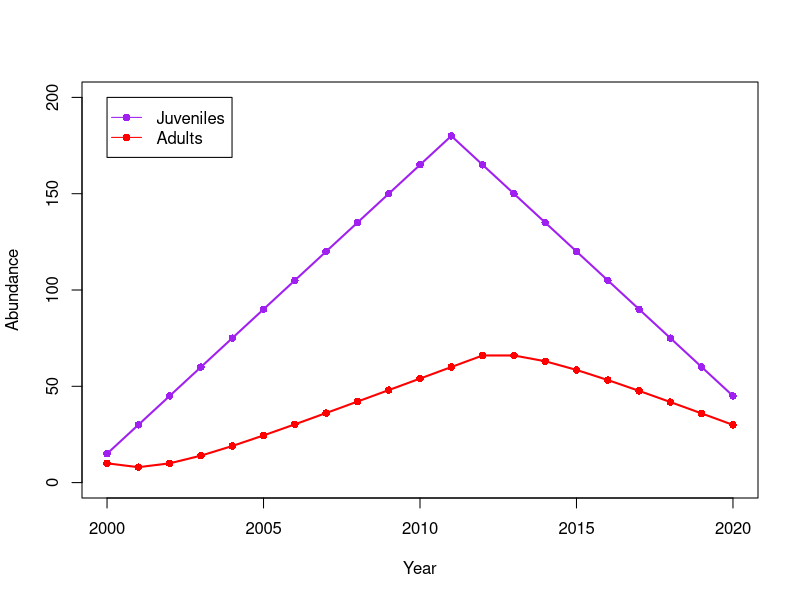

Recreate this plot in R.

year <- 2000:2020 # A vector of integers
year # Type the name of an object to see its values

nYears <- length(year)
nYears

Juveniles <- rep(NA, nYears) #create empty variable
Juveniles[1] <- 15

#juvenile loop
for(t in 2:12) {
  Juveniles[t] <- Juveniles[t-1] +15
}

for(t in 13:21) {
  Juveniles[t] <- Juveniles[t-1] -15
}

Juveniles




#adult loop

Adults <- rep(NA, nYears)
Adults[1] <- 10


for(t in 2:nYears) {
 Adults[t] <- Juveniles[t-1]* 0.2 + Adults[t-1] * 0.5 
}

Adults








#dataframe
model1 <- data.frame(year, Adults, Juveniles)
model1



#plot
plot(Juveniles ~ year, data=model1, type="o", xlab="Year", ylab="Abundance",
     lwd=2, pch=16, ylim=c(0, 200), col= "purple")
lines(Adults ~ year, data=model1, type="o", col="red", lwd=2, pch=16)
legend(x=2000, y=200, legend=c("Juveniles", "Adults"), col=c("Purple", "Red"), lty=1, pch=16)
